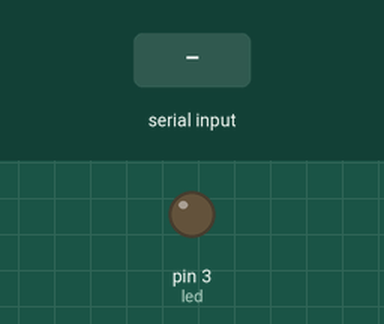
This sketch was run on a simulated Arduino Uno, built with avr-gcc and run on an emulated ATmega328P. On the bench: output pins drawn as LEDs (lit = HIGH). The inputs (shaded band) are chosen by the test bench.

Above: at 1.2 s.
1.3 s: "1" received over Serial
At 1.8 s:
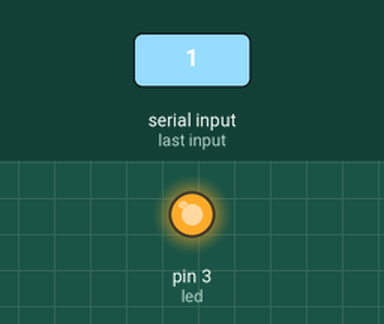
2.8 s: "0" received over Serial
At 3.5 s:
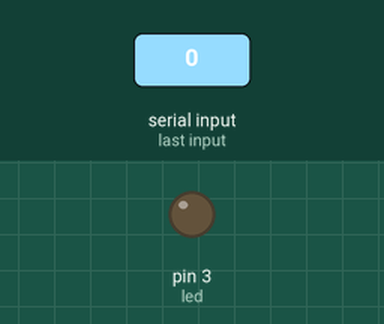
Timing chart, 0 to 5.8 s (numbered marks = the images above; inputs shaded):
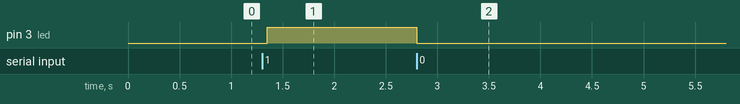

The sketch:

code-3-2.ino
```cpp
#define led 3
int ascii;
void setup()
{
   Serial.begin(9600);
   pinMode(led,OUTPUT);
}
void loop()
{
  delay(50);
  if (Serial.available() > 0)
    ascii = Serial.read();
    if (ascii == 49){
     digitalWrite(led, HIGH);
    }
  else if (ascii == 48){
     digitalWrite(led, LOW);
  }
}
```

Measured:
- after the input at 1.3 s, pin 3 (led): LOW → HIGH after 0.05 s
- after the input at 2.8 s, pin 3 (led): HIGH → LOW at once
